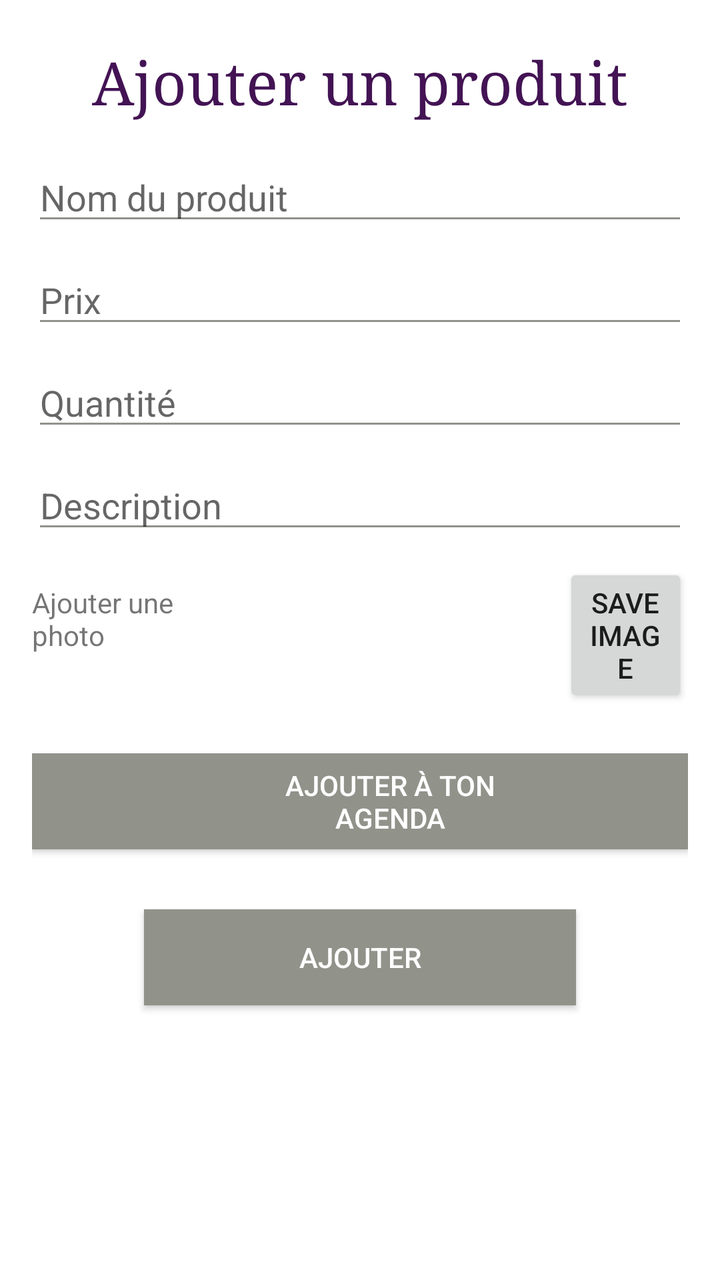
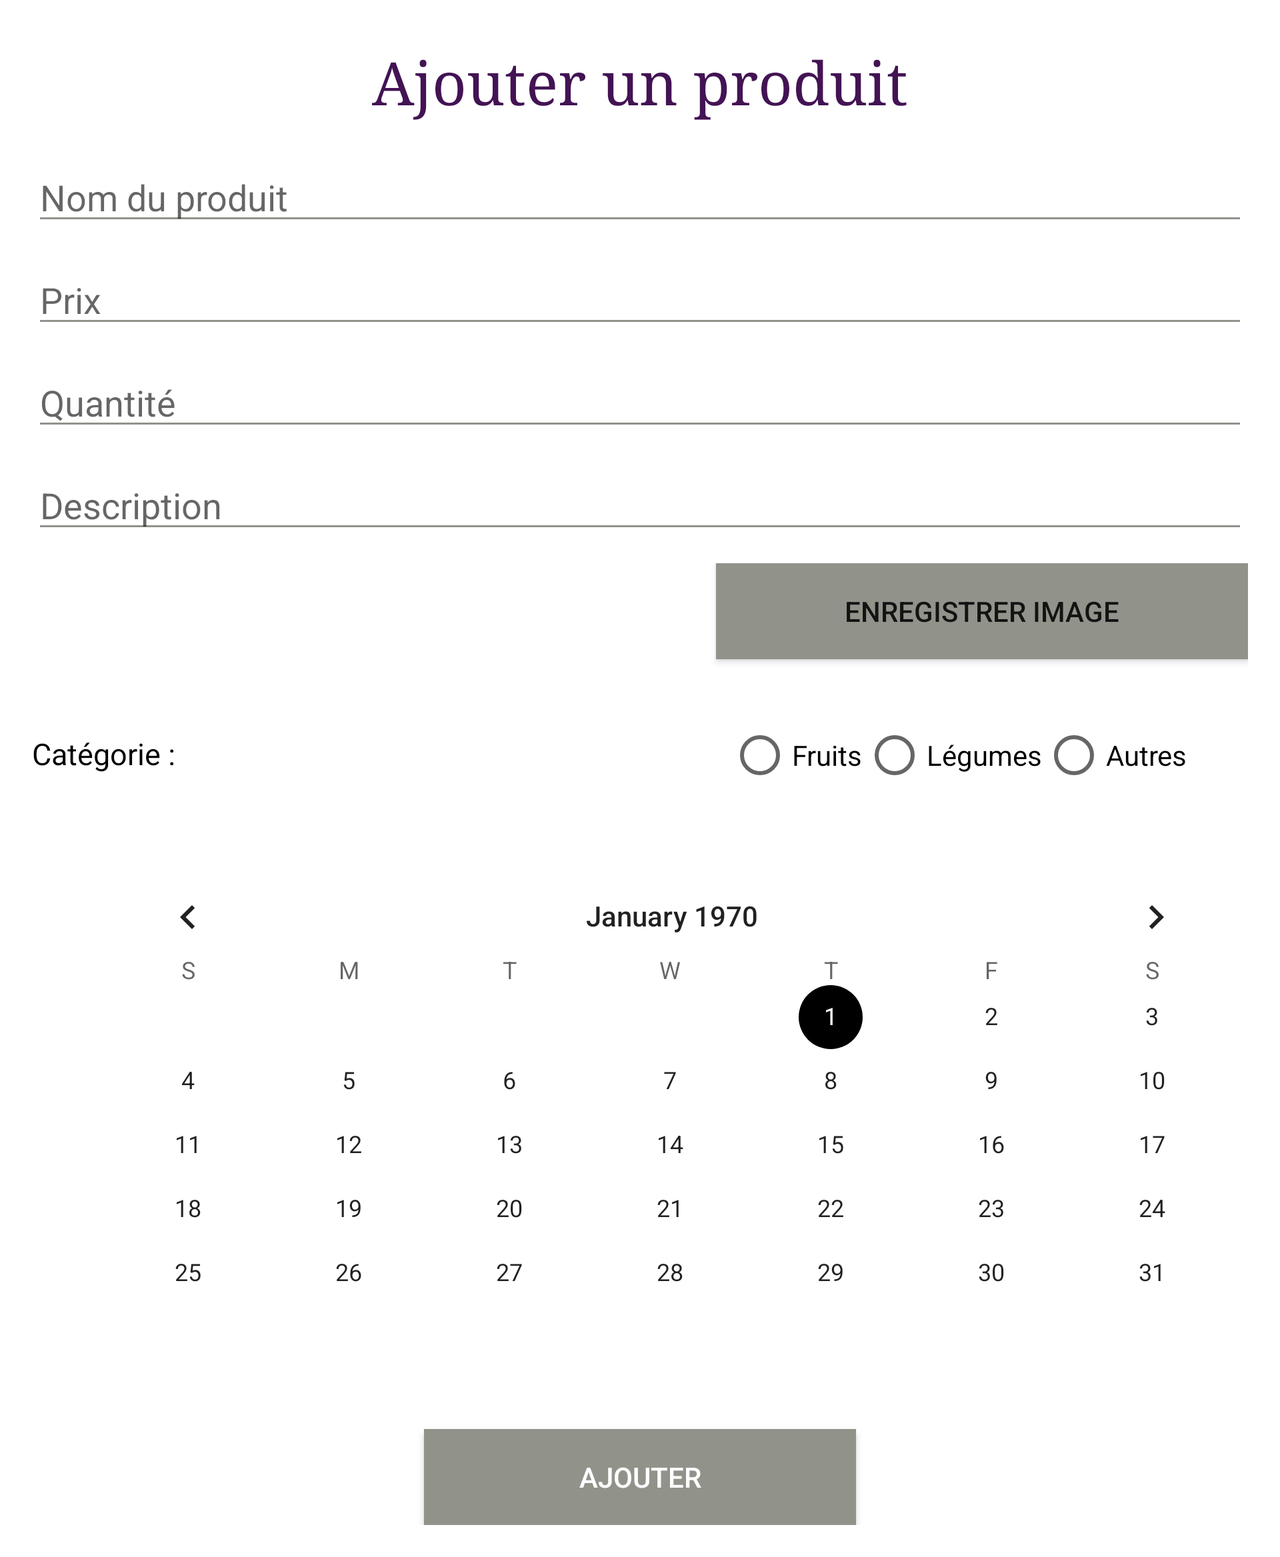

Two renders of one Android screen. The first uses the default layout on a phone; the second uses the alternative layout the repository ships for a different screen configuration, on a matching device. The two XML files are below.
<!-- AndroidManifest.xml: application theme AppTheme -->
<!-- res/layout/fragment_formulaire.xml -->
<?xml version="1.0" encoding="utf-8"?>
<LinearLayout xmlns:android="http://schemas.android.com/apk/res/android"
    android:layout_width="match_parent"
    android:layout_height="match_parent"
    xmlns:app="http://schemas.android.com/apk/res-auto"
    android:background="#ffffff"
    android:orientation="vertical"
    android:padding="16dp">

    <TextView
        android:id="@+id/contact_form_title"
        android:layout_width="wrap_content"
        android:layout_height="wrap_content"
        android:layout_gravity="center_horizontal"
        android:layout_marginBottom="16dp"
        android:layout_marginTop="5dp"
        android:text="Ajouter un produit"
        android:textColor="#431354"
        android:textSize="30sp"
        android:typeface="serif" />

    <EditText
        android:layout_width="fill_parent"
        android:layout_height="wrap_content"
        android:backgroundTint="@color/colorPrimaryDark"
        android:hint="Nom du produit"
        android:inputType="textPersonName" />

    <EditText
        android:layout_width="fill_parent"
        android:layout_height="wrap_content"
        android:layout_marginBottom="10dp"
        android:layout_marginTop="10dp"
        android:backgroundTint="@color/colorPrimaryDark"
        android:hint="Prix"
        android:inputType="textEmailAddress" />

    <EditText
        android:layout_width="fill_parent"
        android:layout_height="wrap_content"
        android:backgroundTint="@color/colorPrimaryDark"
        android:hint="Quantité"
        android:inputType="phone" />

    <EditText
        android:layout_width="fill_parent"
        android:layout_height="wrap_content"
        android:layout_marginBottom="10dp"
        android:layout_marginTop="10dp"
        android:backgroundTint="@color/colorPrimaryDark"
        android:hint="Description"
        android:inputType="textEmailAddress" />


    <LinearLayout
        android:layout_width="match_parent"
        android:layout_height="75dp"
        android:orientation="horizontal">

        <TextView
            android:layout_width="150dp"
            android:layout_height="38dp"
            android:layout_marginRight="180dp"
            android:layout_weight="1"
            android:text="Ajouter une photo" />

        <ImageView
            android:id="@+id/cam"
            android:layout_width="100dp"
            android:layout_height="34dp"
            android:layout_marginLeft="-50dp"
            android:layout_marginTop="10dp"
            android:layout_weight="1"
            app:srcCompat="@drawable/ic_menu_camera" />

        <Button
            android:id="@+id/save"
            android:layout_width="120dp"
            android:layout_height="wrap_content"
            android:layout_weight="1"
            android:text="Save Image" />

    </LinearLayout>


    <Button
        android:id="@+id/button3"
        android:layout_width="wrap_content"
        android:layout_height="wrap_content"
        android:layout_gravity="center_horizontal"
        android:layout_marginTop="20dp"
        android:background="@color/colorPrimaryDark"
        android:paddingLeft="100dp"
        android:paddingRight="70dp"
        android:text="Ajouter à ton agenda"
        android:textColor="#fff" />


    <Button
        android:id="@+id/buttonajout"
        android:layout_width="216dp"
        android:layout_height="wrap_content"
        android:layout_gravity="center_horizontal"
        android:layout_marginTop="30dp"
        android:background="@color/colorPrimaryDark"
        android:paddingLeft="70dp"
        android:paddingRight="70dp"
        android:text="Ajouter"
        android:textColor="#fff" />
</LinearLayout>
<!-- resources referenced by this layout -->
<resources>
  <color name="colorPrimaryDark">#91938B</color>
  <style name="AppTheme" parent="Theme.AppCompat.Light.DarkActionBar">
          
          <item name="colorPrimary">@color/colorPrimary</item>
          <item name="colorPrimaryDark">@color/colorPrimaryDark</item>
          <item name="colorAccent">@color/colorAccent</item>
      </style>
  <color name="colorPrimary">#431354</color>
  <color name="colorAccent">#000000</color>
</resources>
<!-- res/layout-land/fragment_formulaire.xml (the repository's variant of the layout above) -->
<!-- drawn on the phone turned sideways -->
<?xml version="1.0" encoding="utf-8"?>
<ScrollView xmlns:android="http://schemas.android.com/apk/res/android"
    xmlns:app="http://schemas.android.com/apk/res-auto"
    xmlns:tools="http://schemas.android.com/tools"
    android:layout_width="match_parent"
    android:layout_height="match_parent"
    tools:context=".activites.MainActivity">
<LinearLayout xmlns:android="http://schemas.android.com/apk/res/android"
    android:layout_width="match_parent"
    android:layout_height="match_parent"
    xmlns:app="http://schemas.android.com/apk/res-auto"
    android:background="#ffffff"
    android:orientation="vertical"
    android:padding="16dp">

    <TextView
        android:id="@+id/contact_form_title"
        android:layout_width="wrap_content"
        android:layout_height="wrap_content"
        android:layout_gravity="center_horizontal"
        android:layout_marginBottom="16dp"
        android:layout_marginTop="5dp"
        android:text="Ajouter un produit"
        android:textColor="#431354"
        android:textSize="30sp"
        android:typeface="serif" />

    <EditText
        android:id="@+id/nomProduit"
        android:layout_width="fill_parent"
        android:layout_height="wrap_content"
        android:backgroundTint="@color/colorPrimaryDark"
        android:hint="Nom du produit"
        android:inputType="textPersonName" />

    <EditText
        android:id="@+id/prixProduit"
        android:layout_width="fill_parent"
        android:layout_height="wrap_content"
        android:layout_marginBottom="10dp"
        android:layout_marginTop="10dp"
        android:backgroundTint="@color/colorPrimaryDark"
        android:hint="Prix"
        android:inputType="textEmailAddress" />

    <EditText
        android:id="@+id/quantite"
        android:layout_width="fill_parent"
        android:layout_height="wrap_content"
        android:backgroundTint="@color/colorPrimaryDark"
        android:hint="Quantité"
        android:inputType="phone" />

    <EditText
        android:id="@+id/description"
        android:layout_width="fill_parent"
        android:layout_height="wrap_content"
        android:layout_marginBottom="10dp"
        android:layout_marginTop="10dp"
        android:backgroundTint="@color/colorPrimaryDark"
        android:hint="Description"
        android:inputType="textEmailAddress" />


    <LinearLayout
        android:layout_width="match_parent"
        android:layout_height="75dp"
        android:orientation="horizontal">

        <ImageView
            android:id="@+id/pdp"
            android:layout_width="wrap_content"
            android:layout_height="wrap_content"
            android:layout_weight="1" />

        <ImageView
            android:id="@+id/cam"
            android:layout_width="100dp"
            android:layout_height="34dp"
            android:layout_marginLeft="-50dp"
            android:layout_marginTop="10dp"
            android:layout_weight="1"
            app:srcCompat="@drawable/ic_menu_camera" />

        <Button
            android:id="@+id/save"
            android:layout_width="120dp"
            android:layout_height="wrap_content"
            android:layout_weight="1"
            android:background="@color/colorPrimaryDark"
            android:text="Enregistrer image" />

    </LinearLayout>


    <LinearLayout
        android:layout_width="match_parent"
        android:layout_height="63dp"
        android:orientation="horizontal">

        <TextView
            android:id="@+id/textView5"
            android:layout_width="wrap_content"
            android:layout_height="wrap_content"
            android:layout_marginTop="10dp"
            android:layout_weight="1"
            android:text="Catégorie : "
            android:textColor="@color/colorAccent"
            android:textSize="15sp" />

        <RadioGroup
            android:layout_width="260dp"
            android:layout_height="50dp"
            android:layout_marginLeft="10dp"
            android:layout_marginTop="10dp"
            android:orientation="horizontal">

            <RadioButton
                android:id="@+id/fruit"
                android:layout_width="wrap_content"
                android:layout_height="22dp"
                android:layout_alignParentTop="true"
                android:text="Fruits" />

            <RadioButton
                android:id="@+id/legumes"
                android:layout_width="wrap_content"
                android:layout_height="22dp"
                android:layout_alignParentTop="true"
                android:text="Légumes" />

            <RadioButton
                android:id="@+id/autres"
                android:layout_width="wrap_content"
                android:layout_height="22dp"
                android:layout_alignParentTop="true"
                android:layout_weight="1"
                android:text="Autres" />
        </RadioGroup>
    </LinearLayout>

    <TextView
        android:id="@+id/erreur"
        android:layout_width="match_parent"
        android:layout_height="wrap_content"
        android:textColor="@android:color/holo_red_dark" />

    <CalendarView
        android:id="@+id/calendarView"
        android:layout_width="600dp"
        android:layout_height="wrap_content"
        android:layout_centerInParent="true"
        android:layout_marginLeft="20dp" />


    <Button
        android:id="@+id/buttonajout"
        android:layout_width="216dp"
        android:layout_height="wrap_content"
        android:layout_gravity="center_horizontal"
        android:layout_marginTop="30dp"
        android:background="@color/colorPrimaryDark"
        android:paddingLeft="70dp"
        android:paddingRight="70dp"
        android:text="Ajouter"
        android:textColor="#fff" />
</LinearLayout>
</ScrollView>
<!-- resources referenced by the variant -->
<!-- as the phone turned sideways resolves them -->
<resources>
  <color name="colorAccent">#000000</color>
  <color name="colorPrimaryDark">#91938B</color>
  <style name="AppTheme" parent="Theme.AppCompat.Light.DarkActionBar">
          
          <item name="colorPrimary">@color/colorPrimary</item>
          <item name="colorPrimaryDark">@color/colorPrimaryDark</item>
          <item name="colorAccent">@color/colorAccent</item>
      </style>
  <color name="colorPrimary">#431354</color>
</resources>
